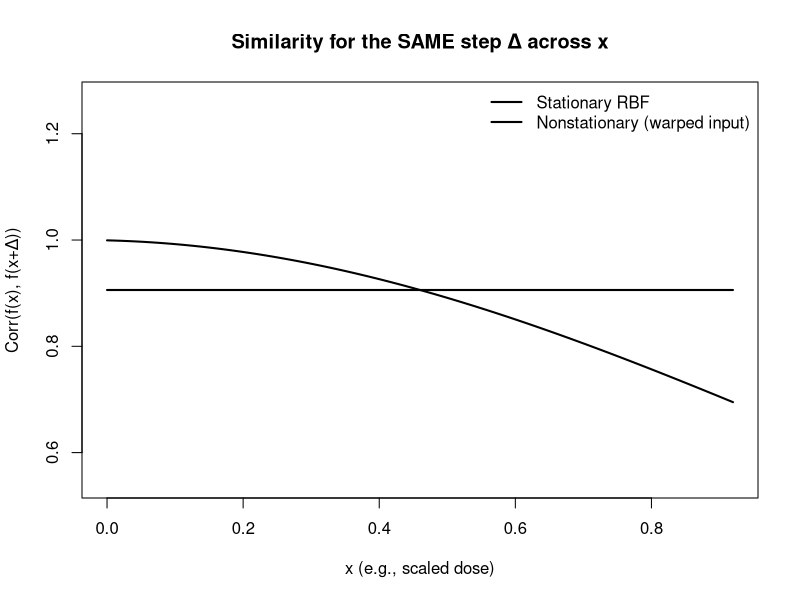
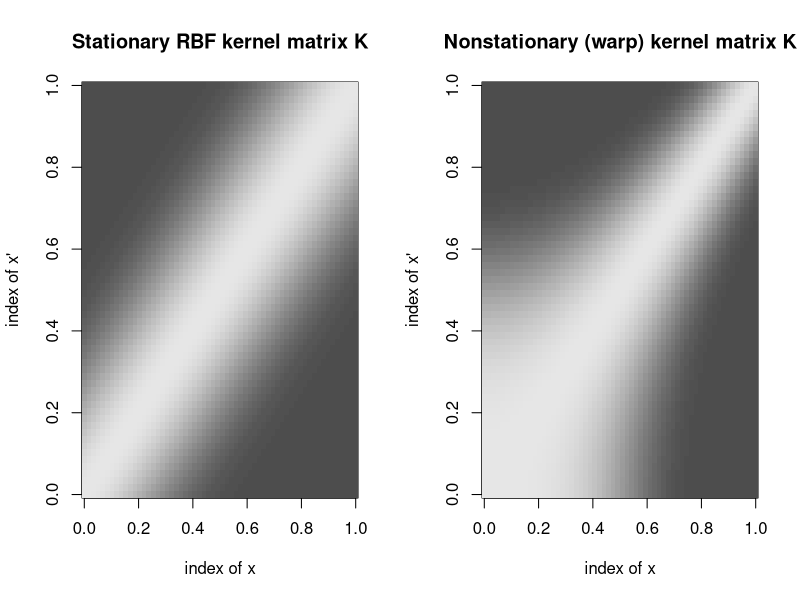
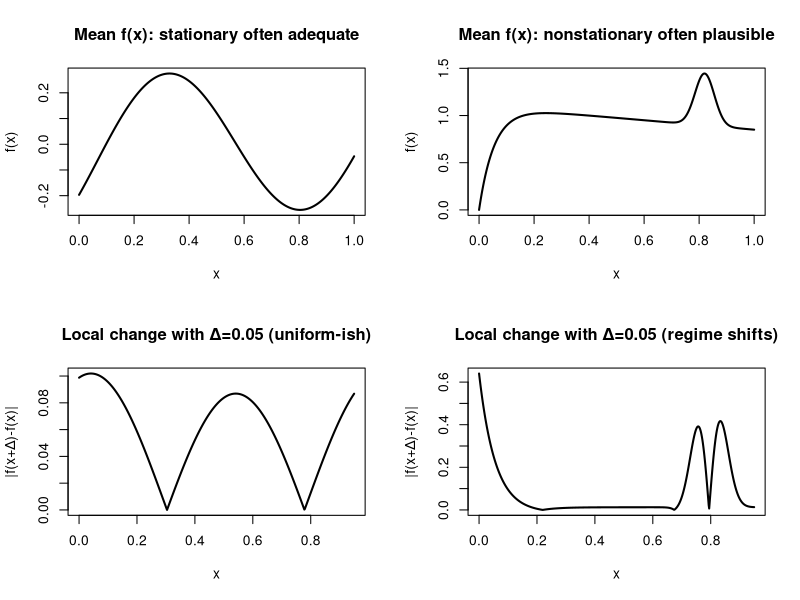

The R script that drew these images, in order:
## ---- chunk 1
#| eval: true


set.seed(2026)

# ----------------------------
# 1) Kernels (safe in base R)
# ----------------------------
rbf_kernel_1d <- function(x, x2, sigma2 = 1, ell = 0.18) {
  d2 <- outer(x, x2, "-")^2
  sigma2 * exp(-0.5 * d2 / (ell^2))
}

warp_fn <- function(x) x^2

rbf_kernel_warped <- function(x, x2, sigma2 = 1, ell = 0.18) {
  rbf_kernel_1d(warp_fn(x), warp_fn(x2), sigma2 = sigma2, ell = ell)
}

# ----------------------------
# Plot A: Corr(f(x), f(x+Δ)) for fixed Δ
# ----------------------------
x_grid <- seq(0, 1, length.out = 400)
delta_val <- 0.08

x_ok <- x_grid[x_grid + delta_val <= 1]
x2_ok <- x_ok + delta_val

sigma2_val <- 1
ell_val <- 0.18

# Pairwise correlation for corresponding pairs (x_ok[i], x2_ok[i])
corr_stationary <- exp(-0.5 * (delta_val^2) / (ell_val^2)) * rep(1, length(x_ok))
corr_nonstationary <- exp(-0.5 * ((warp_fn(x2_ok) - warp_fn(x_ok))^2) / (ell_val^2))

plot(
  x_ok, corr_stationary, type = "l", lwd = 2,
  xlab = "x (e.g., scaled dose)", ylab = "Corr(f(x), f(x+Δ))",
  main = "Similarity for the SAME step Δ across x"
)
lines(x_ok, corr_nonstationary, lwd = 2)
legend(
  "topright",
  legend = c("Stationary RBF", "Nonstationary (warped input)"),
  lwd = 2, bty = "n"
)

# ----------------------------
# Plot B: Kernel matrix heatmaps (geometry)
# ----------------------------
x_small <- seq(0, 1, length.out = 60)
K_stat <- rbf_kernel_1d(x_small, x_small, sigma2 = 1, ell = ell_val)
K_non  <- rbf_kernel_warped(x_small, x_small, sigma2 = 1, ell = ell_val)

par(mfrow = c(1, 2))
image(
  K_stat, main = "Stationary RBF kernel matrix K",
  xlab = "index of x", ylab = "index of x'", col = gray.colors(100)
)
image(
  K_non, main = "Nonstationary (warp) kernel matrix K",
  xlab = "index of x", ylab = "index of x'", col = gray.colors(100)
)
par(mfrow = c(1, 1))

# ----------------------------
# Plot C: Mean curves + local-change |f(x+Δ)-f(x)|
# ----------------------------
mean_stationary_ok <- function(x) {
  0.35 * 0.9 * sin(2 * pi * (x - 0.08)) +
    0.15 * 0.2 * cos(2 * pi * x) +
    0.15 * (x - 0.5)
}

mean_nonstationary_ok <- function(x) {
  1.1 * (1 - exp(-18 * x)) +
    0.55 * exp(-0.5 * ((x - 0.82) / 0.035)^2) -
    0.25 * x
}

x_dense <- seq(0, 1, length.out = 600)
delta_fd <- 0.05
mask_fd <- x_dense + delta_fd <= 1

f1 <- mean_stationary_ok(x_dense)
f2 <- mean_nonstationary_ok(x_dense)

f1_x     <- approx(x_dense, f1, xout = x_dense[mask_fd])$y
f1_xplus <- approx(x_dense, f1, xout = x_dense[mask_fd] + delta_fd)$y
df1 <- abs(f1_xplus - f1_x)

f2_x     <- approx(x_dense, f2, xout = x_dense[mask_fd])$y
f2_xplus <- approx(x_dense, f2, xout = x_dense[mask_fd] + delta_fd)$y
df2 <- abs(f2_xplus - f2_x)

par(mfrow = c(2, 2))

plot(x_dense, f1, type = "l", lwd = 2,
     xlab = "x", ylab = "f(x)",
     main = "Mean f(x): stationary often adequate")
plot(x_dense, f2, type = "l", lwd = 2,
     xlab = "x", ylab = "f(x)",
     main = "Mean f(x): nonstationary often plausible")

plot(x_dense[mask_fd], df1, type = "l", lwd = 2,
     xlab = "x", ylab = "|f(x+Δ)-f(x)|",
     main = paste0("Local change with Δ=", delta_fd, " (uniform-ish)"))
plot(x_dense[mask_fd], df2, type = "l", lwd = 2,
     xlab = "x", ylab = "|f(x+Δ)-f(x)|",
     main = paste0("Local change with Δ=", delta_fd, " (regime shifts)"))

par(mfrow = c(1, 1))
